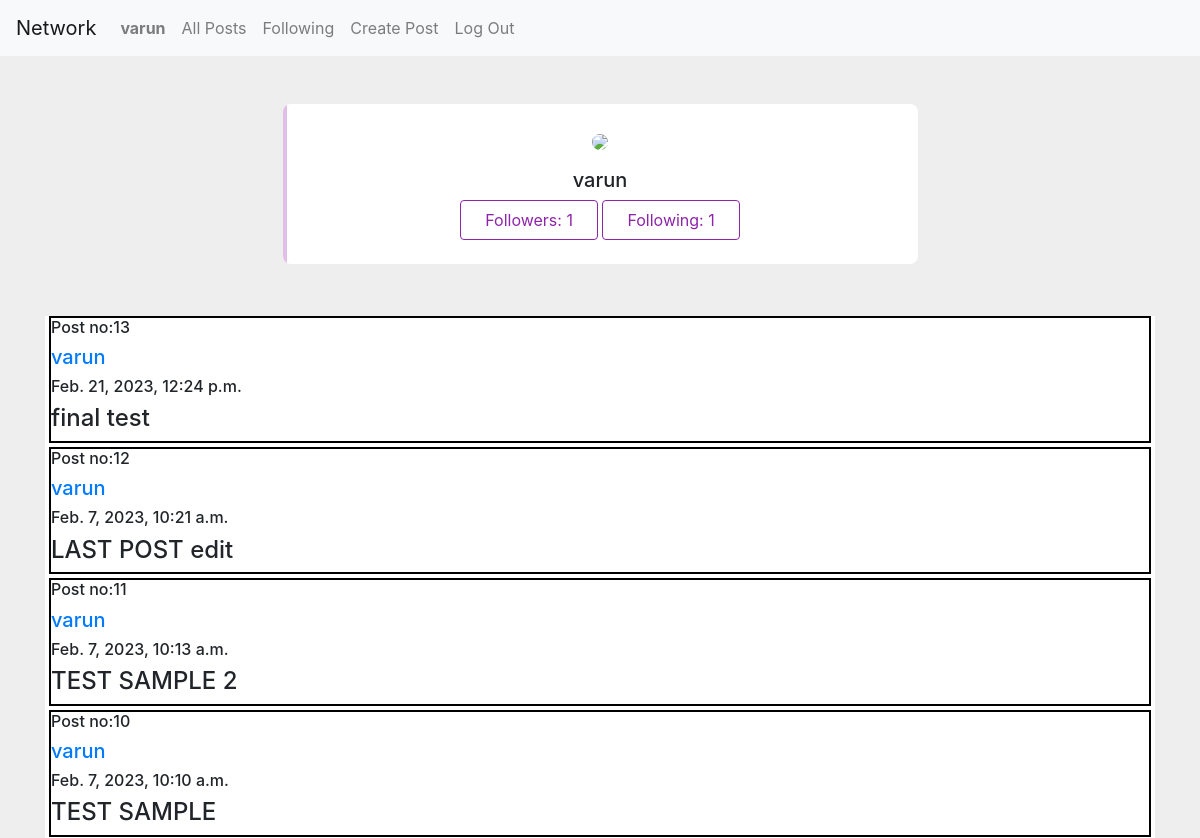
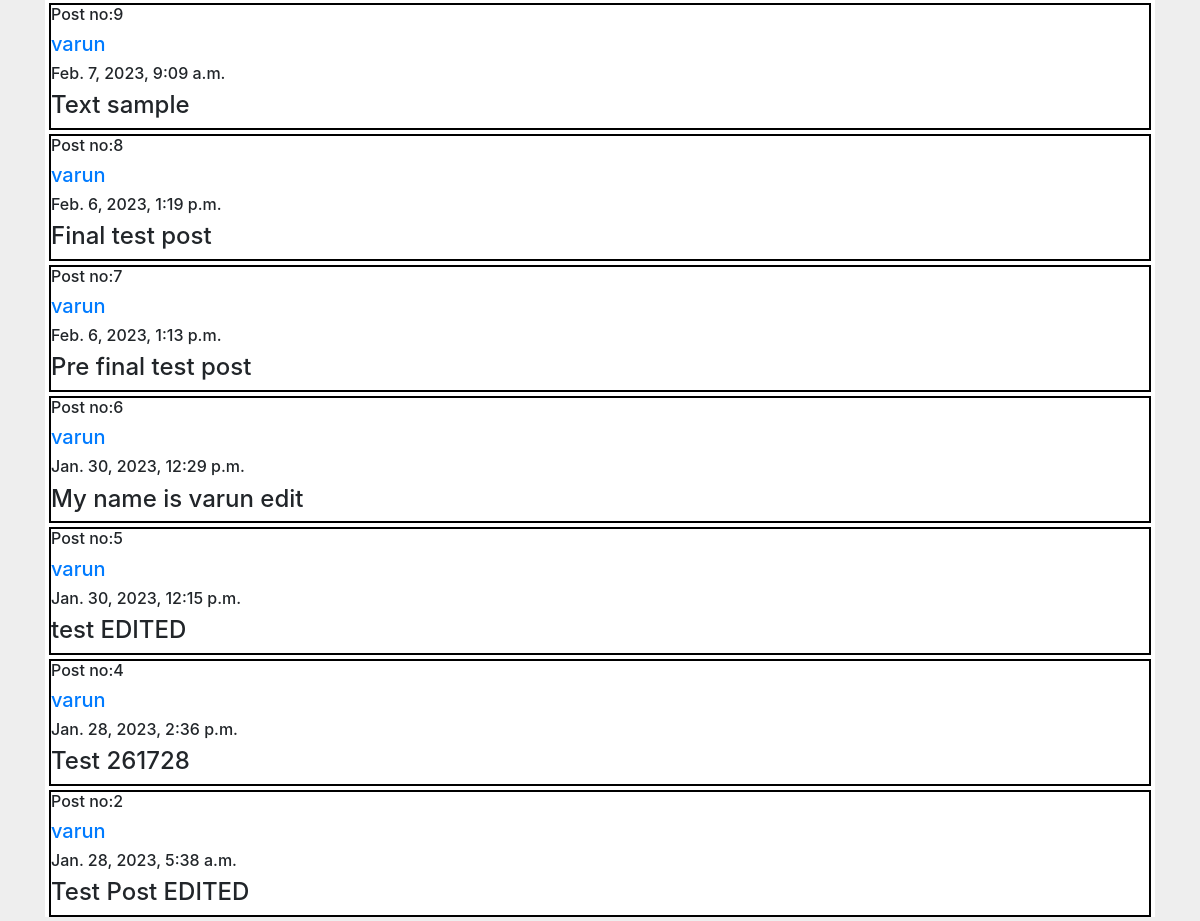
/varun/profile_page (signed in), run on the app's committed database (2 pictures, top to bottom).
### network/models.py (models this page shows, shortened)
class User(AbstractUser):
    followers = models.IntegerField(max_length = 1000000, blank = True, null = True, default = 0)
    following = models.IntegerField(max_length = 1000000, blank = True, null = True, default = 0)
    profession = models.CharField(max_length = 20, blank = True, null = True, default = "")
    description = models.CharField(max_length = 100, blank = True, null = True, default = "")
    def __str__(self):
        return f"{self.id}: Username: {self.username}, Email: {self.email}"

class NewPost(models.Model):
    content = models.CharField(max_length = 300)
    timestamp = models.DateTimeField(auto_now_add = True, blank = True, null = True)
    creator = models.ForeignKey(User, on_delete = models.CASCADE, related_name = "user_related")
    likes_number = models.IntegerField(max_length =100000, blank = True, null= True, default= 0)

### network/views.py (the view)
# urls.py: path('<str:name>/profile_page', views.profile_page, name = "profile_page"),
def profile_page(request, name):
    if request.method == "GET":
        user = User.objects.get(username = name)
        follow_objects_all = Follow.objects.filter(user_being_followed = user)
        follow_count = follow_objects_all.count()
        following_objects_all = Follow.objects.filter(user_following = user)
        following_count = following_objects_all.count()
        user_active = request.user
        user_active_name = request.user.username
        user_active_posts = NewPost.objects.filter(creator= user_active).order_by('-id')
        follower = check_follower(name, user_active_name, user)
        user_posts = NewPost.objects.filter(creator = user).order_by('-id')
        context = {"user_posts":user_posts, "name":name, "user_active":user_active, "user_clicked":user, "user_active_posts": user_active_posts, "follow_count":follow_count, "follow_objects_all":follow_objects_all, "follower":follower, "following_count":following_count}
        return render(request, "network/profile_page.html", context)
        return HttpResponse(f"{request.user.username}")

### network/views.py (called while the page is built)
def check_follower(name, user_active_name, user):
    follow_objects_all = Follow.objects.filter(user_being_followed = user)
    active_user_object = User.objects.get(username = user_active_name)
    if active_user_object.username != name:
            for f in follow_objects_all:
                if f.user_following.username == active_user_object.username:
                    return True
                else:
                    return False

### network/templates/network/profile_page.html (shortened to what this page needs)
{% extends "network/layout.html" %}
{% block body %}
{% if user.is_authenticated %}
<div class="container mt-5">
    <div class="row d-flex justify-content-center">
        <div class="col-md-7">
            <div class="card p-3 py-4">
                <div class="text-center">
                    <img src="https://th.bing.com/th/id/OIP.dHzM31oKbZz8Gf-QkUfyYgHaIq?pid=ImgDet&rs=1" width="100" class="rounded-circle">
                </div>
                <div class="text-center mt-3">
                    <div class="buttons">
                        {% if user_active.username == name %}
                        <h5>{{user_active.username}}</h5>
                        <a href="{% url 'followers' user_clicked.username %}"><button class="btn btn-outline-primary px-4">Followers: {{follow_count}}</button></a>
                        <a href="{% url 'following' user_clicked.username %}"><button class="btn btn-outline-primary px-4">Following: {{following_count}}</button></a>
                        {% endif %}
                    </div>
                </div>
            </div>
        </div>
</div>
<br><br>
<div>
    {% if user_active.username == name %}
     <div class = "all_posts">
        {% for u in user_active_posts %}
        <div class = "post_profile">
            <div><h6>Post no:{{u.id}}</h6></div>
            <div class = "user"><a href="{% url 'profile_page' u.creator.username %}"><h5>{{u.creator.username}}</h5></a></div>
            <div class = "timestamp"><h6>{{u.timestamp}}</h6></div>
            <div class = "content"><h4>{{u.content}}</h4></div>
        </div>
        {% endfor %}
        </div>
    {% endif %}
     </div>
{% endif %}
{% endblock %}

### network/templates/network/layout.html (shortened to what this page needs)
{% load static %}
<!DOCTYPE html>
<html lang="en">
    <head>
        <link rel="stylesheet" href="https://stackpath.bootstrapcdn.com/bootstrap/4.4.1/css/bootstrap.min.css">
        <link href="{% static 'network/styles.css' %}" rel="stylesheet">
        <link rel="stylesheet" href="https://use.fontawesome.com/releases/v5.14.0/css/all.css">
    </head>
    <body>
        <nav class="navbar navbar-expand-lg navbar-light bg-light">
            <a class="navbar-brand" href="#">Network</a>
            <div>
              <ul class="navbar-nav mr-auto">
                {% if user.is_authenticated %}
                    <li class="nav-item">
                        <a class="nav-link" href="{% url 'profile_page' user.username %}"><strong>{{ user.username }}</strong></a>
                    </li>
                {% endif %}
                <li class="nav-item">
                  <a class="nav-link" href="{% url 'index' %}">All Posts</a>
                </li>
                {% if user.is_authenticated %}
                    <li class="nav-item">
                        <a class="nav-link" href="{% url 'following_page' %}">Following</a>
                    </li>
                    <li class="nav-item">
                        <a class="nav-link" href="{% url 'create_post' %}">Create Post</a>
                    </li>
                    <li class="nav-item">
                        <a class="nav-link" href="{% url 'logout' %}">Log Out</a>
                    </li>
                {% endif %}
              </ul>
            </div>
          </nav>
        <div class="body">
            {% block body %}
            {% endblock %}
        </div>
    </body>
</html>

### network/templates/network/profile_page.html (style rules this page uses)
body { background:#eee; }
.card { border:none; position:relative; overflow:hidden; border-radius:8px; cursor:pointer; }
.card:before { content:""; position:absolute; left:0; top:0; width:4px; height:100%; background-color:#E1BEE7; transform:scaleY(1); transition:all 0.5s; transform-origin: bottom }
.card:after { content:""; position:absolute; left:0; top:0; width:4px; height:100%; background-color:#8E24AA; transform:scaleY(0); transition:all 0.5s; transform-origin: bottom }
.buttons button:nth-child(1) { border:1px solid #8E24AA !important; color:#8E24AA; height:40px; }
.container { width:100%; }
.all_posts { background-color:white }
.user { color:blue }
.post_profile { border: 2px solid black; margin: 4px; }

### data on the page
User: username "varun"
NewPost: id "13", creator.username "varun", timestamp "Feb. 21, 2023, 12:24 p.m.", content "final test"
NewPost: id "12", creator.username "varun", timestamp "Feb. 7, 2023, 10:21 a.m.", content "LAST POST edit"
NewPost: id "11", creator.username "varun", timestamp "Feb. 7, 2023, 10:13 a.m.", content "TEST SAMPLE 2"
NewPost: id "10", creator.username "varun", timestamp "Feb. 7, 2023, 10:10 a.m.", content "TEST SAMPLE"
NewPost: id "9", creator.username "varun", timestamp "Feb. 7, 2023, 9:09 a.m.", content "Text sample"
NewPost: id "8", creator.username "varun", timestamp "Feb. 6, 2023, 1:19 p.m.", content "Final test post"
NewPost: id "7", creator.username "varun", timestamp "Feb. 6, 2023, 1:13 p.m.", content "Pre final test post"
NewPost: id "6", creator.username "varun", timestamp "Jan. 30, 2023, 12:29 p.m.", content "My name is varun edit"
NewPost: id "5", creator.username "varun", timestamp "Jan. 30, 2023, 12:15 p.m.", content "test EDITED"
NewPost: id "4", creator.username "varun", timestamp "Jan. 28, 2023, 2:36 p.m.", content "Test 261728"
NewPost: id "2", creator.username "varun", timestamp "Jan. 28, 2023, 5:38 a.m.", content "Test Post EDITED"

### other printed values
{{ follow_count }} "1"
{{ following_count }} "1"
